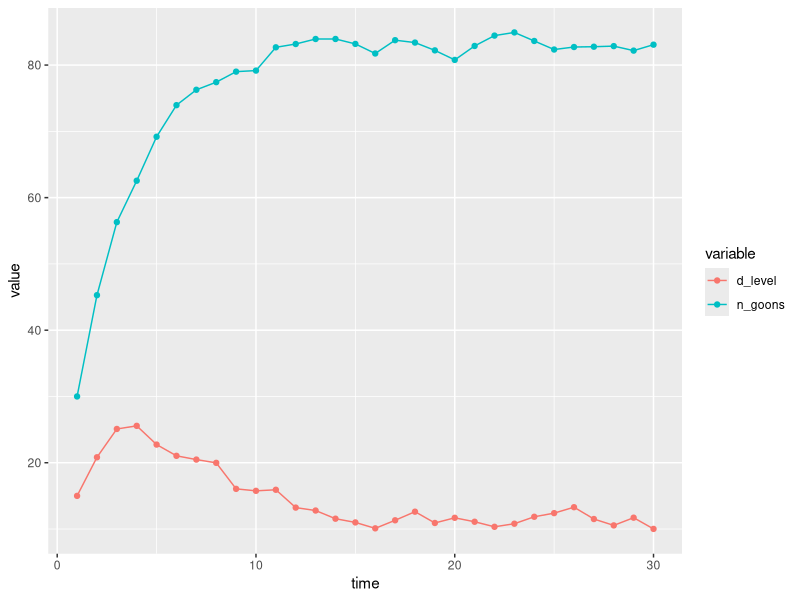
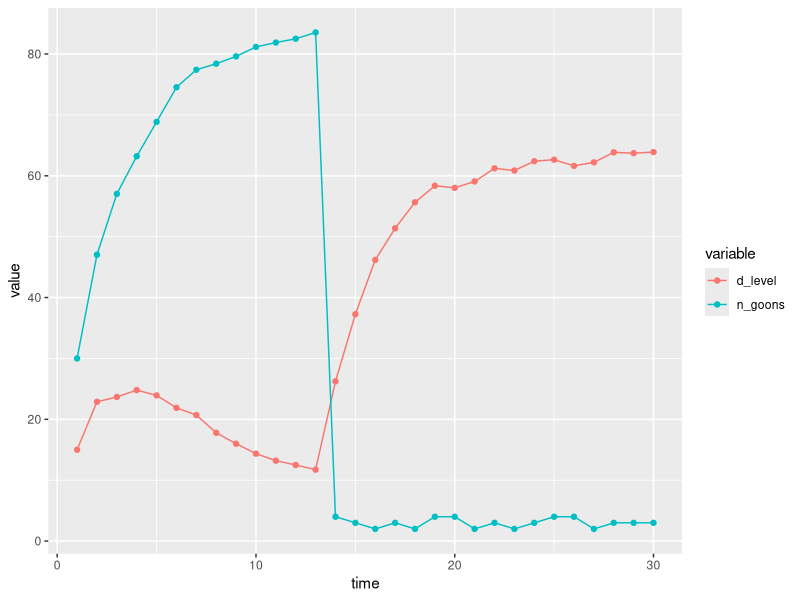

R code for these plots, in order:
## ---- chunk 1
knitr::opts_chunk$set(echo = TRUE, warning = F, message = F)
library(tidyverse)
library(ggplot2)
## ---- chunk 2
n_goons_initial <- 30
d_level_initial <- 15
## ---- chunk 3
time <- 30
df_mat <- matrix(ncol = 3, nrow = time)
count <- 0

for(i in seq_along(1:time)){
  count <- count + 1
  
  
  if(i == 1){
    
    df_mat[count, 1] <- n_goons_initial
    df_mat[count, 2] <- d_level_initial
    df_mat[count, 3] <- i
    
  }else{
    
    
    df_mat[count, 1] <- 25 + 0.7*df_mat[count - 1, 1] + rnorm(1, 0, 1)
    df_mat[count, 2] <- 20 + 0.7*df_mat[count - 1, 2] - 0.2*df_mat[count, 1] + rnorm(1, 0, 1)
    df_mat[count, 3] <- i
    
    
  }
  
  
}

df <- data.frame(df_mat)
names(df) <- c('n_goons', 'd_level', 'time')
## ---- chunk 4
library(ggthemes)
df_plot <- df %>%
  gather(n_goons, d_level, key = 'variable', value = 'value')

ggplot(df_plot, aes(x = time, y = value, color = variable)) + 
  geom_point() + 
  geom_line()
## ---- chunk 5

n_goons_initial <- 30
d_level_initial <- 15

time <- 30
df_mat <- matrix(ncol = 3, nrow = time)
count <- 0

for(i in seq_along(1:time)){
  count <- count + 1
  
  
  if(i == 1){
    
    df_mat[count, 1] <- n_goons_initial
    df_mat[count, 2] <- d_level_initial
    df_mat[count, 3] <- i
    
  }else if (i <=13){
    
    df_mat[count, 1] <- 25 + 0.7*df_mat[count - 1, 1] + rnorm(1, 0, 1)
    df_mat[count, 2] <- 20 + 0.7*df_mat[count - 1, 2] - 0.2*df_mat[count, 1] + rnorm(1, 0, 1)
    df_mat[count, 3] <- i
    
    
    # HERE IS THE CHANGE
  }else if(i  > 13){
    
    num_goons <- sample(c(2,3,4), 1)
    df_mat[count, 1] <- num_goons
    df_mat[count, 2] <- 20 + 0.7*df_mat[count - 1, 2] - 0.2*df_mat[count, 1] + rnorm(1, 0, 1)
    df_mat[count, 3] <- i
    ######################################
    
  }
}
  

df <- data.frame(df_mat)
names(df) <- c('n_goons', 'd_level', 'time')

df_plot <- df %>%
  gather(n_goons, d_level, key = 'variable', value = 'value')

ggplot(df_plot, aes(x = time, y = value, color = variable)) + 
  geom_point() + 
  geom_line()
